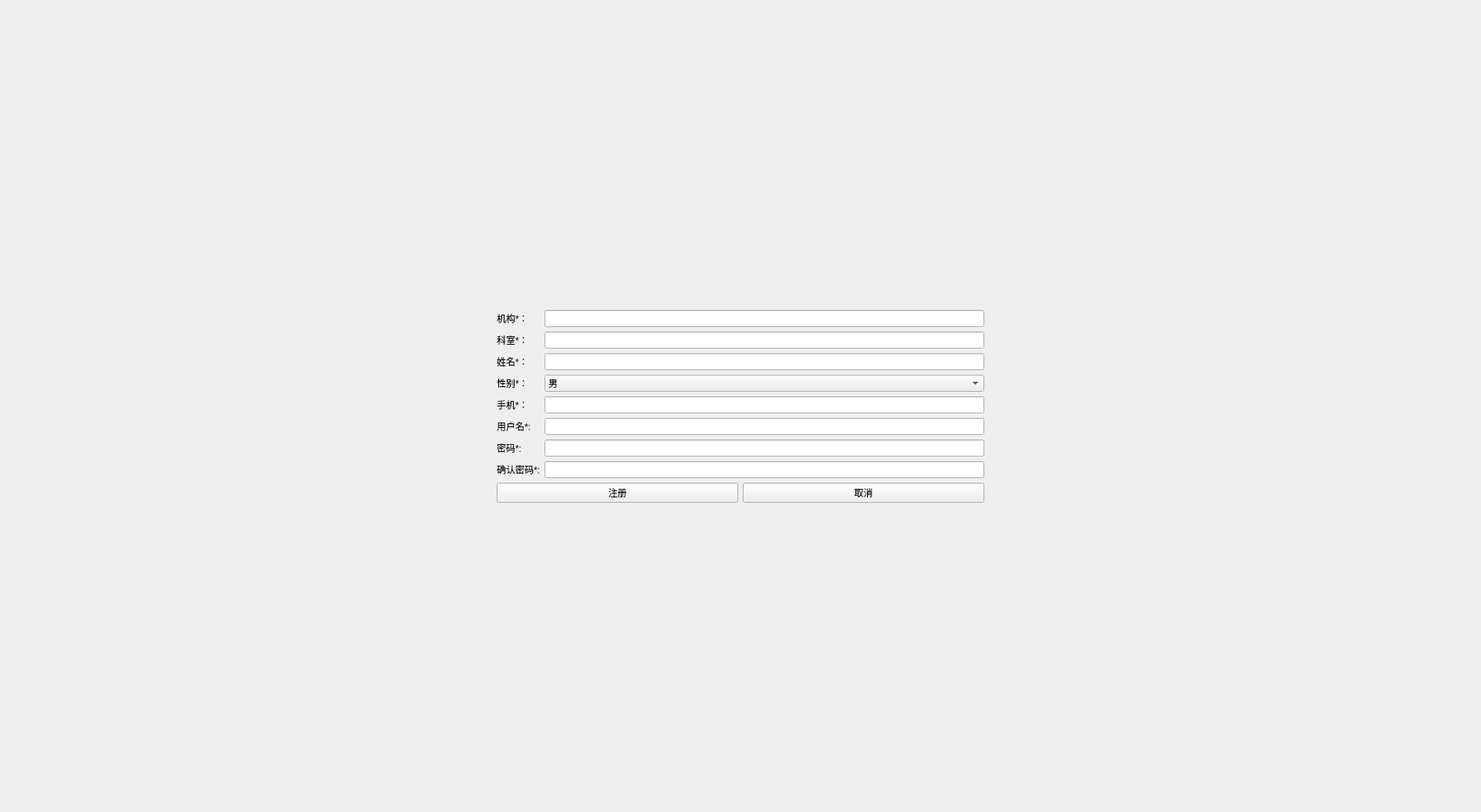
<?xml version="1.0" encoding="UTF-8"?>
<ui version="4.0">
 <class>RegisterAdministrator</class>
 <widget class="QWidget" name="RegisterAdministrator">
  <property name="geometry">
   <rect>
    <x>0</x>
    <y>0</y>
    <width>1920</width>
    <height>1053</height>
   </rect>
  </property>
  <property name="sizePolicy">
   <sizepolicy hsizetype="Expanding" vsizetype="Expanding">
    <horstretch>0</horstretch>
    <verstretch>0</verstretch>
   </sizepolicy>
  </property>
  <property name="windowTitle">
   <string>Form</string>
  </property>
  <layout class="QHBoxLayout" name="horizontalLayout_2" stretch="1,1,1">
   <item>
    <spacer name="horizontalSpacer">
     <property name="orientation">
      <enum>Qt::Horizontal</enum>
     </property>
     <property name="sizeHint" stdset="0">
      <size>
       <width>627</width>
       <height>20</height>
      </size>
     </property>
    </spacer>
   </item>
   <item>
    <layout class="QVBoxLayout" name="verticalLayout">
     <item>
      <spacer name="verticalSpacer_2">
       <property name="orientation">
        <enum>Qt::Vertical</enum>
       </property>
       <property name="sizeHint" stdset="0">
        <size>
         <width>20</width>
         <height>40</height>
        </size>
       </property>
      </spacer>
     </item>
     <item>
      <layout class="QFormLayout" name="formLayout">
       <item row="0" column="0">
        <widget class="QLabel" name="label">
         <property name="text">
          <string>机构*：</string>
         </property>
        </widget>
       </item>
       <item row="0" column="1">
        <widget class="QLineEdit" name="editOrganization"/>
       </item>
       <item row="1" column="0">
        <widget class="QLabel" name="label_2">
         <property name="text">
          <string>科室*：</string>
         </property>
        </widget>
       </item>
       <item row="1" column="1">
        <widget class="QLineEdit" name="editDepartment"/>
       </item>
       <item row="2" column="0">
        <widget class="QLabel" name="label_3">
         <property name="text">
          <string>姓名*：</string>
         </property>
        </widget>
       </item>
       <item row="2" column="1">
        <widget class="QLineEdit" name="editName"/>
       </item>
       <item row="3" column="0">
        <widget class="QLabel" name="label_4">
         <property name="text">
          <string>性别*：</string>
         </property>
        </widget>
       </item>
       <item row="4" column="0">
        <widget class="QLabel" name="label_5">
         <property name="text">
          <string>手机*：</string>
         </property>
        </widget>
       </item>
       <item row="4" column="1">
        <widget class="QLineEdit" name="editMobile"/>
       </item>
       <item row="5" column="0">
        <widget class="QLabel" name="label_7">
         <property name="text">
          <string>用户名*:</string>
         </property>
        </widget>
       </item>
       <item row="5" column="1">
        <widget class="QLineEdit" name="editUsername"/>
       </item>
       <item row="6" column="0">
        <widget class="QLabel" name="label_6">
         <property name="text">
          <string>密码*:</string>
         </property>
        </widget>
       </item>
       <item row="6" column="1">
        <widget class="QLineEdit" name="editPassword">
         <property name="echoMode">
          <enum>QLineEdit::Password</enum>
         </property>
        </widget>
       </item>
       <item row="7" column="0">
        <widget class="QLabel" name="label_8">
         <property name="text">
          <string>确认密码*:</string>
         </property>
        </widget>
       </item>
       <item row="7" column="1">
        <widget class="QLineEdit" name="editConfirmPassword">
         <property name="echoMode">
          <enum>QLineEdit::Password</enum>
         </property>
        </widget>
       </item>
       <item row="3" column="1">
        <widget class="QComboBox" name="comboSex">
         <item>
          <property name="text">
           <string>男</string>
          </property>
         </item>
         <item>
          <property name="text">
           <string>女</string>
          </property>
         </item>
        </widget>
       </item>
      </layout>
     </item>
     <item>
      <layout class="QHBoxLayout" name="horizontalLayout">
       <item>
        <widget class="QPushButton" name="btnRegister">
         <property name="text">
          <string>注册</string>
         </property>
        </widget>
       </item>
       <item>
        <widget class="QPushButton" name="btnQuit">
         <property name="sizePolicy">
          <sizepolicy hsizetype="Preferred" vsizetype="Preferred">
           <horstretch>0</horstretch>
           <verstretch>0</verstretch>
          </sizepolicy>
         </property>
         <property name="text">
          <string>取消</string>
         </property>
        </widget>
       </item>
      </layout>
     </item>
     <item>
      <spacer name="verticalSpacer">
       <property name="orientation">
        <enum>Qt::Vertical</enum>
       </property>
       <property name="sizeHint" stdset="0">
        <size>
         <width>20</width>
         <height>40</height>
        </size>
       </property>
      </spacer>
     </item>
    </layout>
   </item>
   <item>
    <spacer name="horizontalSpacer_2">
     <property name="orientation">
      <enum>Qt::Horizontal</enum>
     </property>
     <property name="sizeHint" stdset="0">
      <size>
       <width>627</width>
       <height>20</height>
      </size>
     </property>
    </spacer>
   </item>
  </layout>
 </widget>
 <resources/>
 <connections/>
</ui>
